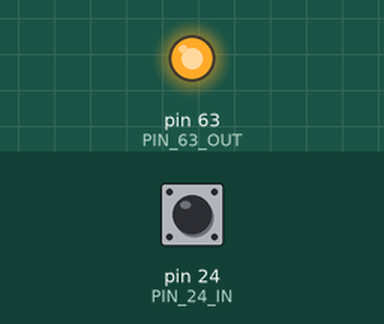
A sketch run on a simulated Arduino Mega 2560, built with avr-gcc and run on an emulated ATmega2560. On the bench: output pins drawn as LEDs (lit = HIGH). The inputs (shaded band) are chosen by the test bench; at power-on: pin 24 (PIN_24_IN) HIGH. What the sketch prints to the serial monitor is not drawn.

Above: at 1.2 s.
1.3 s: pin 24 (PIN_24_IN) pulsed LOW 5 times (0.12 s each, 0.3 s apart)
At 3.9 s:
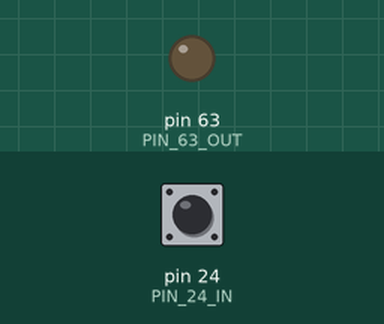
4.3 s: pin 24 (PIN_24_IN) pulsed LOW 2 times (0.12 s each, 0.3 s apart)
At 4.61 s:
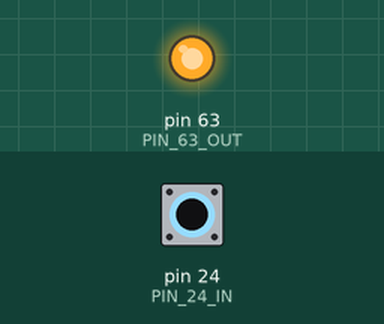
Timing chart, 0 to 7.3 s (numbered marks = the images above; inputs shaded):
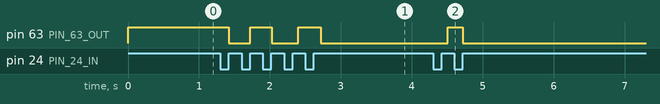

The sketch:

000_Luz_pulsador_Tiva.ino
```cpp
// pines de entrada y salida
int PIN_24_IN = 24;
int PIN_63_OUT = 63;
int PIN_81_OUT = 81;

// varibles de control
bool LED_ON = false;
bool canChange = true;


// the setup routine runs once when you press reset:
void setup() {
  // inicializar pines según su modo
  pinMode(PIN_24_IN, INPUT);
  pinMode(PIN_63_OUT, OUTPUT);
  pinMode(PIN_81_OUT, OUTPUT);

  Serial.begin(9600);
}

// the loop routine runs over and over again forever:
void loop() {
  Serial.println("Chat server addregfdgfdgss:");
  int pin_24_in_value = digitalRead( PIN_24_IN );

  if (pin_24_in_value == LOW) {
    delay(100);
    canChange = true;
  }

  if (pin_24_in_value == HIGH && canChange) {
    LED_ON = !LED_ON;
    canChange = false;

    if (LED_ON) {
      digitalWrite(PIN_63_OUT, HIGH);
      digitalWrite(PIN_81_OUT, HIGH);
      Serial.println("Chat server addregfdgfdgss:");
    } else {
      digitalWrite(PIN_63_OUT, LOW);
      digitalWrite(PIN_81_OUT, LOW);
    }
  }

  /*digitalWrite(82, HIGH);   // turn the LED on (HIGH is the voltage level)
    delay(500);               // wait for a second
    digitalWrite(82, LOW);    // turn the LED off by making the voltage LOW
    delay(500);               // wait for a second
  */

}
```

Measured:
- after the input at 1.3 s, pin 63 (PIN_63_OUT): alternates HIGH for 0.31 s and LOW for 0.34 s, 5 changes in all, then stays LOW, starting after 0.12 s
- after the input at 4.3 s, pin 63 (PIN_63_OUT): LOW → HIGH after 0.21 s, → LOW 0.21 s later
